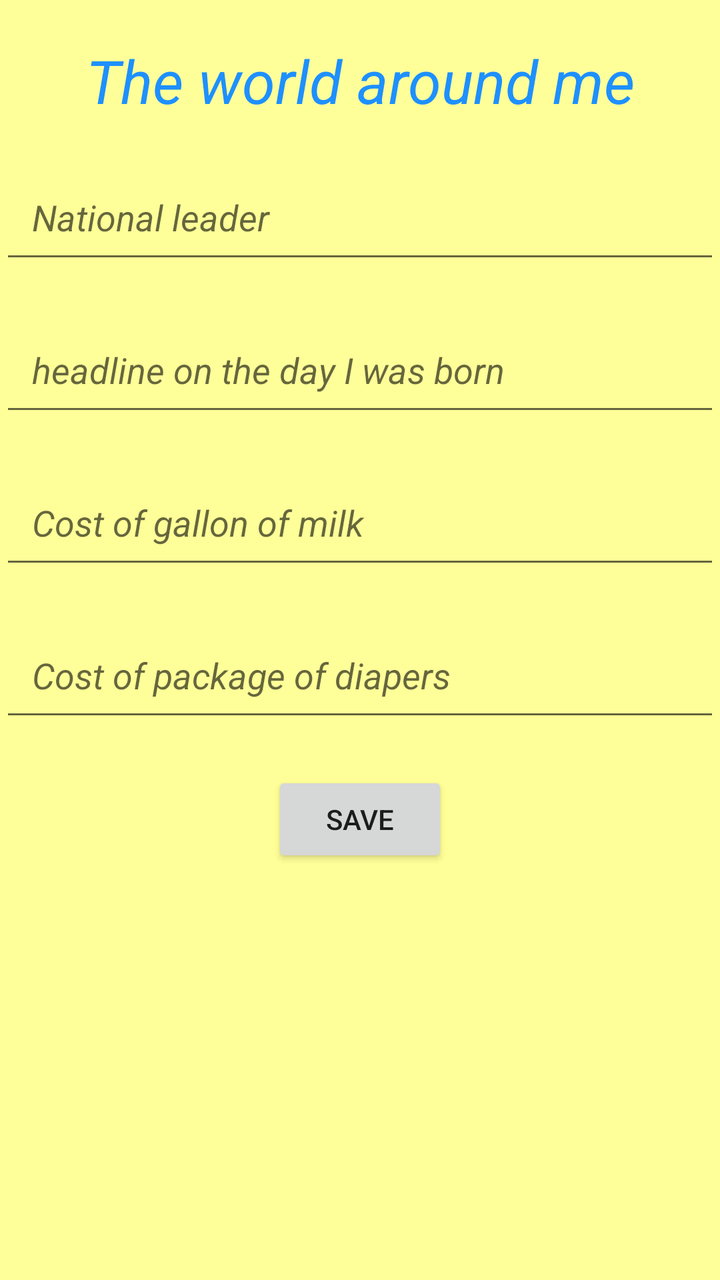
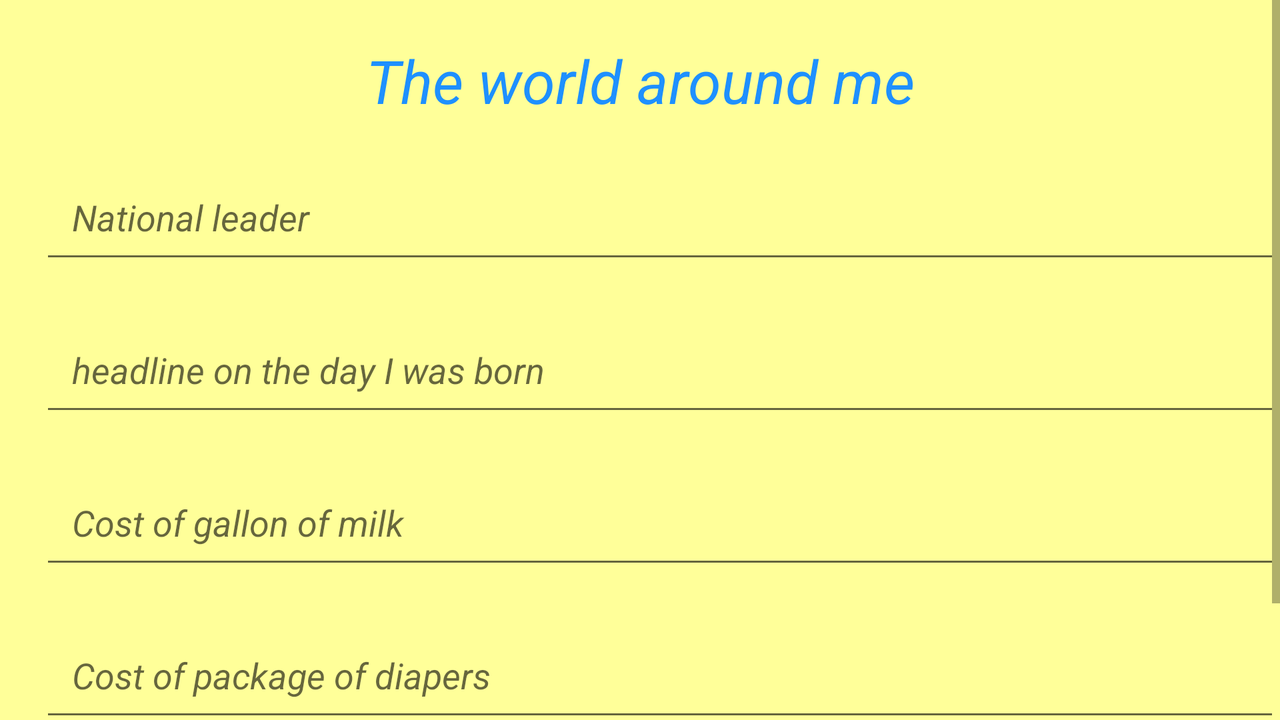

An Android layout and its configuration variant, each rendered on a device that would load it. The default file and the variant file are quoted in full after the pictures.
<!-- AndroidManifest.xml: application theme AppTheme -->
<!-- res/layout/fragment_theday.xml -->
<?xml version="1.0" encoding="utf-8"?>
<LinearLayout xmlns:android="http://schemas.android.com/apk/res/android"
    android:layout_width="match_parent"
    android:layout_height="match_parent"
    android:orientation="vertical"
    android:background="#FFFF99">

    <TextView
        android:layout_width="match_parent"
        android:layout_height="wrap_content"
        android:text="@string/the_world_around_me"
        android:textSize="30sp"
        android:textStyle="italic"
        android:textColor="#1E90FF"
        android:layout_marginTop="20dp"
        android:textAlignment="center"/>


    <EditText
        android:id="@+id/leader"
        android:layout_width="match_parent"
        android:layout_height="wrap_content"
        android:layout_marginTop="20dp"
        android:hint="@string/national_leader"
        android:inputType="textNoSuggestions|textCapSentences"
        android:textStyle="italic"
        android:padding="16dp"/>

    <EditText
        android:id="@+id/headline"
        android:layout_width="match_parent"
        android:layout_height="wrap_content"
        android:layout_marginTop="20dp"
        android:hint="@string/headline_on_the_day_i_was_born"
        android:inputType="textNoSuggestions|textCapSentences"
        android:textStyle="italic"
        android:padding="16dp"/>

    <EditText
        android:id="@+id/milkCost"
        android:layout_width="match_parent"
        android:layout_height="wrap_content"
        android:layout_marginTop="20dp"
        android:hint="@string/cost_of_gallon_of_milk"
        android:inputType="text"
        android:textStyle="italic"
        android:padding="16dp"/>

    <EditText
        android:id="@+id/diaperCost"
        android:layout_width="match_parent"
        android:layout_height="wrap_content"
        android:layout_marginTop="20dp"
        android:hint="@string/cost_of_package_of_diapers"
        android:inputType="text"
        android:textStyle="italic"
        android:padding="16dp"/>

    <Button
        android:id="@+id/btnSaveday"
        android:text="@string/save"
        android:layout_width="wrap_content"
        android:layout_height="wrap_content"
        android:layout_gravity="center"
        android:padding="10dp"
        android:layout_marginTop="20dp"
        android:layout_marginBottom="20dp"/>


</LinearLayout>
<!-- resources referenced by this layout -->
<resources>
  <string name="cost_of_gallon_of_milk">Cost of gallon of milk</string>
  <string name="cost_of_package_of_diapers">Cost of package of diapers</string>
  <string name="headline_on_the_day_i_was_born">headline on the day I was born</string>
  <string name="national_leader">National leader</string>
  <string name="save">Save</string>
  <string name="the_world_around_me">The world around me</string>
  <style name="AppTheme" parent="Theme.AppCompat.Light.DarkActionBar">
          
          <item name="colorPrimary">@color/colorPrimary</item>
          <item name="colorPrimaryDark">@color/colorPrimaryDark</item>
          <item name="colorAccent">@color/colorAccent</item>
      </style>
</resources>
<!-- res/layout-land/fragment_theday.xml (the author's variant of the layout above) -->
<!-- drawn on the phone turned sideways -->
<?xml version="1.0" encoding="utf-8"?>
<ScrollView xmlns:android="http://schemas.android.com/apk/res/android"
    android:id="@+id/scrollView"
    android:layout_width="match_parent"
    android:layout_height="match_parent"
    android:fillViewport="true" >

        <LinearLayout
            android:layout_width="match_parent"
            android:layout_height="wrap_content"
            android:orientation="vertical"
            android:background="#FFFF99">

            <TextView
                android:layout_width="match_parent"
                android:layout_height="wrap_content"
                android:text="@string/the_world_around_me"
                android:textSize="30sp"
                android:textStyle="italic"
                android:textColor="#1E90FF"
                android:layout_marginTop="20dp"
                android:textAlignment="center"/>


            <EditText
                android:id="@+id/leader"
                android:layout_width="match_parent"
                android:layout_height="wrap_content"
                android:layout_marginTop="20dp"
                android:layout_marginStart="20dp"
                android:hint="@string/national_leader"
                android:inputType="text"
                android:textStyle="italic"
                android:padding="16dp"/>

            <EditText
                android:id="@+id/headline"
                android:layout_width="match_parent"
                android:layout_height="wrap_content"
                android:layout_marginTop="20dp"
                android:layout_marginStart="20dp"
                android:hint="@string/headline_on_the_day_i_was_born"
                android:inputType="text"
                android:textStyle="italic"
                android:padding="16dp"/>

            <EditText
                android:id="@+id/milkCost"
                android:layout_width="match_parent"
                android:layout_height="wrap_content"
                android:layout_marginTop="20dp"
                android:layout_marginStart="20dp"
                android:hint="@string/cost_of_gallon_of_milk"
                android:inputType="text"
                android:textStyle="italic"
                android:padding="16dp"/>

            <EditText
                android:id="@+id/diaperCost"
                android:layout_width="match_parent"
                android:layout_height="wrap_content"
                android:layout_marginTop="20dp"
                android:layout_marginStart="20dp"
                android:hint="@string/cost_of_package_of_diapers"
                android:inputType="text"
                android:textStyle="italic"
                android:padding="16dp"/>

            <Button
                android:id="@+id/btnSaveday"
                android:text="@string/save"
                android:layout_width="wrap_content"
                android:layout_height="wrap_content"
                android:layout_gravity="center"
                android:padding="10dp"
                android:layout_marginTop="16dp"/>


        </LinearLayout>

</ScrollView>
